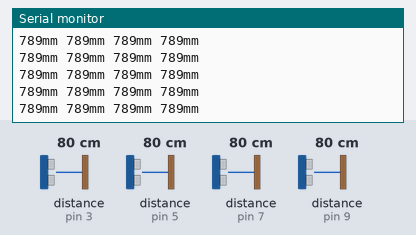
The sketch below on a simulated Arduino Uno, built with avr-gcc and run on an emulated ATmega328P. Shown: the last lines printed to the serial monitor. Wiring (inferred from the names in the program): 4 × ultrasonic range finder: trigger pin 2, echo pin 3 / trigger pin 4, echo pin 5 / trigger pin 6, echo pin 7 / trigger pin 8, echo pin 9. The test bench sets the inputs (shaded band); at power-on: distance to the obstacle (sensors on pin 3, pin 5, pin 9, pin 7) 80 cm. The echo pulse lasts 58.3 µs per cm.

Above: at 1.2 s.
1.3 s: distance to the obstacle (sensor on pin 3) set to 9 cm
At 1.47 s:
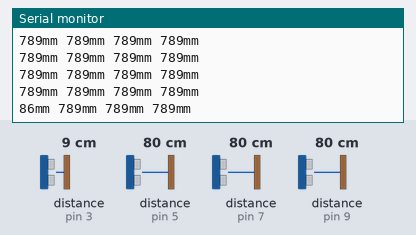
4.3 s: distance to the obstacle (sensor on pin 3) set to 60 cm
At 4.4 s:
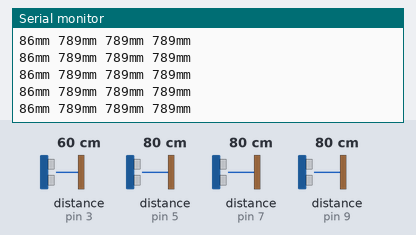
7.3 s: distance to the obstacle (sensor on pin 5) set to 250 cm
At 7.41 s:
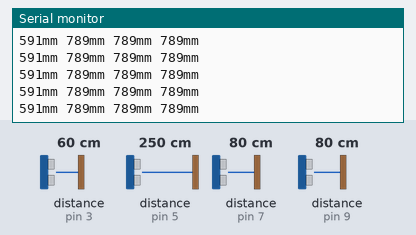
10.3 s: distance to the obstacle (sensor on pin 5) set to 2 cm
At 10.4 s:
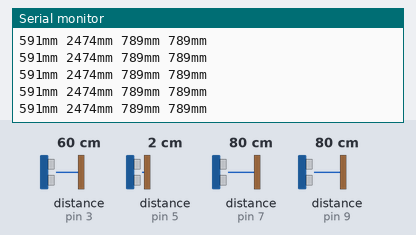
13.3 s: distance to the obstacle (sensor on pin 9) set to 2 cm
At 13.41 s:
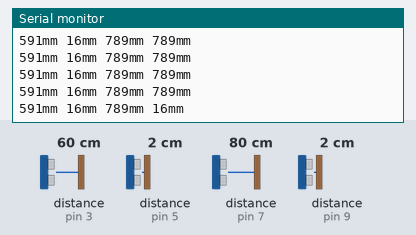
16.3 s: distance to the obstacle (sensor on pin 7) set to 4 cm
At 16.3 s:
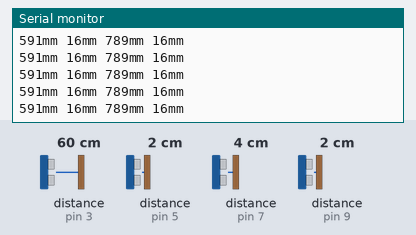
Timing chart, 0 to 19.3 s (numbered marks = the images above; inputs shaded):
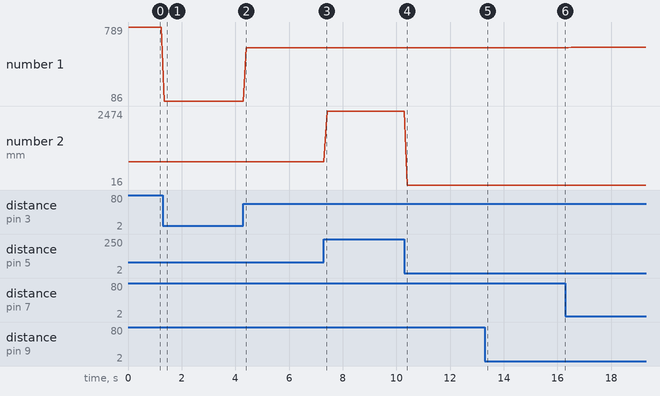

The sketch:

ultrasonic_4_fw.ino
```cpp
/*
 * HC-SR04 ultrasonic FW
 */

 #define trig1 2 // define trig pin
 #define echo1 3 // define echo pin
 #define trig2 4 // define trig pin
 #define echo2 5 // define echo pin
 #define trig3 6 // define trig pin
 #define echo3 7 // define echo pin
 #define trig4 8 // define trig pin
 #define echo4 9 // define echo pin

 void setup()
 {
    // start serial with 9600bps speed
    Serial.begin(9600);
    // define trig pin to output
    pinMode(trig1,OUTPUT);
    // define echopin to input
    pinMode(echo1,INPUT);
    // define trig pin to output
    pinMode(trig2,OUTPUT);
    // define echopin to input
    pinMode(echo2,INPUT);
    // define trig pin to output
    pinMode(trig3,OUTPUT);
    // define echopin to input
    pinMode(echo3,INPUT);
    // define trig pin to output
    pinMode(trig4,OUTPUT);
    // define echopin to input
    pinMode(echo4,INPUT);


 }

 void loop()
 {
    long duration1, distance1; // def var for distance
    long duration2, distance2; // def var for distance
    long duration3, distance3; // def var for distance
    long duration4, distance4; // def var for distance
    // print purse during 10us
    digitalWrite(trig1, LOW);
    delayMicroseconds(2); //2us delay
    digitalWrite(trig1, HIGH);
    delayMicroseconds(10); //10us delay
    digitalWrite(trig1,LOW);
    duration1 = pulseIn(echo1,HIGH);
    distance1 = duration1 * 170 / 1000;

    // print purse during 10us
    digitalWrite(trig2, LOW);
    delayMicroseconds(2); //2us delay
    digitalWrite(trig2, HIGH);
    delayMicroseconds(10); //10us delay
    digitalWrite(trig2,LOW);
    duration2 = pulseIn(echo2,HIGH);
    distance2 = duration2 * 170 / 1000;


    // print purse during 10us
    digitalWrite(trig3, LOW);
    delayMicroseconds(2); //2us delay
    digitalWrite(trig3, HIGH);
    delayMicroseconds(10); //10us delay
    digitalWrite(trig3,LOW);
    duration3 = pulseIn(echo3,HIGH);
    distance3 = duration3 * 170 / 1000;

    // print purse during 10us
    digitalWrite(trig4, LOW);
    delayMicroseconds(2); //2us delay
    digitalWrite(trig4, HIGH);
    delayMicroseconds(10); //10us delay
    digitalWrite(trig4,LOW);
    duration4 = pulseIn(echo4,HIGH);
    distance4 = duration4 * 170 / 1000;

    //pulseln() read pin sign and convert us


    //Serial.print("Distance(mm): \n");
    Serial.print(distance1);
    Serial.print("mm ");
    Serial.print(distance2);
    Serial.print("mm ");
    Serial.print(distance3);
    Serial.print("mm ");
    Serial.print(distance4);
    Serial.print("mm\n");
    delay(100);
 }
```

Measured:
- after the input at 1.3 s, the serial monitor: prints a new line after 0.05 s (image 1)
- after the input at 13.3 s, the serial monitor: prints a new line after 0.11 s (image 5)
- plotted number 1: 789 → 86 after the input at 1.3 s, 86 → 591 after the input at 4.3 s, 591 → 595 after the input at 16.3 s
- plotted number 2: 789 → 2474 after the input at 7.3 s, 2474 → 16 after the input at 10.3 s
